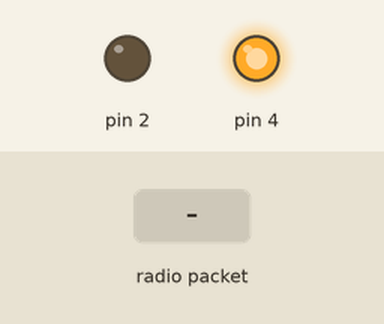
Simulated run of this sketch. Board: Arduino Uno, built with avr-gcc and run on an emulated ATmega328P. Parts: output pins drawn as LEDs (lit = HIGH). The test bench sets the inputs (shaded band). No radio packets arrive unless stated.

Above: at 1.2 s.
1.3 s: radio packet "1" arrives
At 2.0 s:
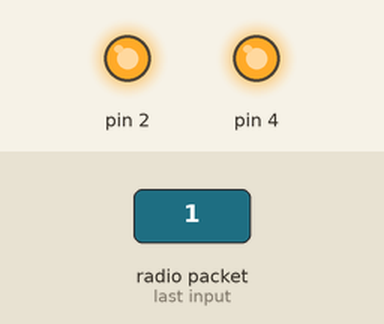
Timing chart, 0 to 4.3 s (numbered marks = the images above; inputs shaded):
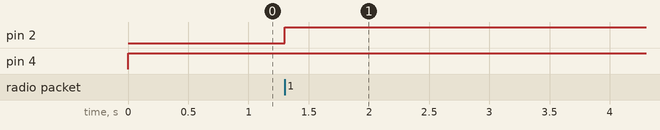

The sketch:

rx.ino
```cpp
// rx

#include <VirtualWire.h>
void setup()
{
    vw_set_ptt_inverted(true); // Required for DR3100
    vw_set_rx_pin(12);
    vw_setup(4000);  // Bits per sec
    pinMode(2, OUTPUT);
    pinMode(4, OUTPUT);

    vw_rx_start();       // Start the receiver PLL running
}
    void loop()
{
    uint8_t buf[VW_MAX_MESSAGE_LEN];
    uint8_t buflen = VW_MAX_MESSAGE_LEN;

    vw_get_message(buf, &buflen); // Non-blocking

      if(buf[0]=='1')
      {
        digitalWrite(2,1); // red
      }

      else
     {
        digitalWrite(4,1); // grn
      }


}
```

Measured:
- after the input at 1.3 s, pin 2: LOW → HIGH at once
